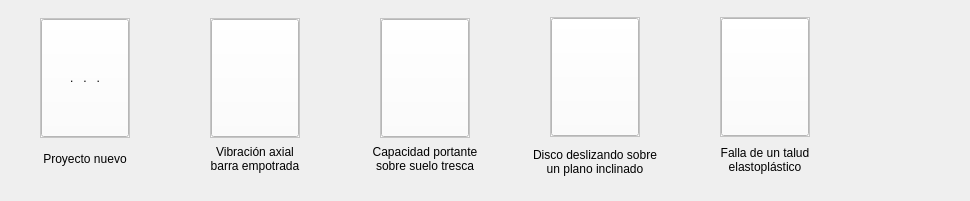
          <widget class="QWidget" name="scrollAreaWidgetContents_2">
           <property name="geometry">
            <rect>
             <x>0</x>
             <y>0</y>
             <width>970</width>
             <height>201</height>
            </rect>
           </property>
           <property name="sizePolicy">
            <sizepolicy hsizetype="Fixed" vsizetype="Fixed">
             <horstretch>0</horstretch>
             <verstretch>0</verstretch>
            </sizepolicy>
           </property>
           <layout class="QHBoxLayout" name="horizontalLayout_5">
            <property name="spacing">
             <number>0</number>
            </property>
            <property name="leftMargin">
             <number>0</number>
            </property>
            <property name="topMargin">
             <number>15</number>
            </property>
            <property name="rightMargin">
             <number>0</number>
            </property>
            <property name="bottomMargin">
             <number>0</number>
            </property>
            <item>
             <widget class="QFrame" name="frame_4">
              <property name="sizePolicy">
               <sizepolicy hsizetype="Fixed" vsizetype="Fixed">
                <horstretch>0</horstretch>
                <verstretch>0</verstretch>
               </sizepolicy>
              </property>
              <layout class="QHBoxLayout" name="horizontalLayout_4">
               <property name="spacing">
                <number>0</number>
               </property>
               <property name="leftMargin">
                <number>0</number>
               </property>
               <property name="topMargin">
                <number>0</number>
               </property>
               <property name="rightMargin">
                <number>0</number>
               </property>
               <property name="bottomMargin">
                <number>16</number>
               </property>
               <item>
                <layout class="QVBoxLayout" name="verticalLayout_2">
                 <item>
                  <layout class="QHBoxLayout" name="horizontalLayout_8">
                   <item>
                    <spacer name="horizontalSpacer_5">
                     <property name="orientation">
                      <enum>Qt::Horizontal</enum>
                     </property>
                     <property name="sizeHint" stdset="0">
                      <size>
                       <width>40</width>
                       <height>20</height>
                      </size>
                     </property>
                    </spacer>
                   </item>
                   <item>
                    <widget class="QFrame" name="frame_cardNew1">
                     <property name="minimumSize">
                      <size>
                       <width>90</width>
                       <height>120</height>
                      </size>
                     </property>
                     <property name="maximumSize">
                      <size>
                       <width>90</width>
                       <height>120</height>
                      </size>
                     </property>
                     <property name="styleSheet">
                      <string notr="true">background-color: rgb(255, 255, 255);</string>
                     </property>
                     <property name="frameShape">
                      <enum>QFrame::StyledPanel</enum>
                     </property>
                     <property name="frameShadow">
                      <enum>QFrame::Raised</enum>
                     </property>
                     <layout class="QHBoxLayout" name="horizontalLayout">
                      <property name="spacing">
                       <number>0</number>
                      </property>
                      <property name="leftMargin">
                       <number>0</number>
                      </property>
                      <property name="topMargin">
                       <number>0</number>
                      </property>
                      <property name="rightMargin">
                       <number>0</number>
                      </property>
                      <property name="bottomMargin">
                       <number>0</number>
                      </property>
                      <item>
                       <widget class="QToolButton" name="toolButton_cardNew1">
                        <property name="sizePolicy">
                         <sizepolicy hsizetype="Expanding" vsizetype="Expanding">
                          <horstretch>0</horstretch>
                          <verstretch>0</verstretch>
                         </sizepolicy>
                        </property>
                        <property name="text">
                         <string>.   .   .</string>
                        </property>
                       </widget>
                      </item>
                     </layout>
                    </widget>
                   </item>
                   <item>
                    <spacer name="horizontalSpacer_6">
                     <property name="orientation">
                      <enum>Qt::Horizontal</enum>
                     </property>
                     <property name="sizeHint" stdset="0">
                      <size>
                       <width>40</width>
                       <height>20</height>
                      </size>
                     </property>
                    </spacer>
                   </item>
                  </layout>
                 </item>
                 <item>
                  <widget class="QLabel" name="label_cardNew1">
                   <property name="minimumSize">
                    <size>
                     <width>120</width>
                     <height>40</height>
                    </size>
                   </property>
                   <property name="maximumSize">
                    <size>
                     <width>16777215</width>
                     <height>40</height>
                    </size>
                   </property>
                   <property name="text">
                    <string>Proyecto nuevo</string>
                   </property>
                   <property name="alignment">
                    <set>Qt::AlignCenter</set>
                   </property>
                  </widget>
                 </item>
                </layout>
               </item>
               <item>
                <layout class="QVBoxLayout" name="verticalLayout_3">
                 <item>
                  <layout class="QHBoxLayout" name="horizontalLayout_11">
                   <item>
                    <spacer name="horizontalSpacer_7">
                     <property name="orientation">
                      <enum>Qt::Horizontal</enum>
                     </property>
                     <property name="sizeHint" stdset="0">
                      <size>
                       <width>40</width>
                       <height>20</height>
                      </size>
                     </property>
                    </spacer>
                   </item>
                   <item>
                    <widget class="QFrame" name="frame_cardNew2">
                     <property name="minimumSize">
                      <size>
                       <width>90</width>
                       <height>120</height>
                      </size>
                     </property>
                     <property name="maximumSize">
                      <size>
                       <width>90</width>
                       <height>120</height>
                      </size>
                     </property>
                     <property name="styleSheet">
                      <string notr="true">background-color: rgb(255, 255, 255);</string>
                     </property>
                     <property name="frameShape">
                      <enum>QFrame::StyledPanel</enum>
                     </property>
                     <property name="frameShadow">
                      <enum>QFrame::Raised</enum>
                     </property>
                     <layout class="QHBoxLayout" name="horizontalLayout_15">
                      <property name="spacing">
                       <number>0</number>
                      </property>
                      <property name="leftMargin">
                       <number>0</number>
                      </property>
                      <property name="topMargin">
                       <number>0</number>
                      </property>
                      <property name="rightMargin">
                       <number>0</number>
                      </property>
                      <property name="bottomMargin">
                       <number>0</number>
                      </property>
                      <item>
                       <widget class="QToolButton" name="toolButton_cardNew2">
                        <property name="sizePolicy">
                         <sizepolicy hsizetype="Expanding" vsizetype="Expanding">
                          <horstretch>0</horstretch>
                          <verstretch>0</verstretch>
                         </sizepolicy>
                        </property>
                        <property name="text">
                         <string/>
                        </property>
                        <property name="icon">
                         <iconset>
                          <normaloff>../recursos/imagenes/ejemplo_viga.png</normaloff>../recursos/imagenes/ejemplo_viga.png</iconset>
                        </property>
                        <property name="iconSize">
                         <size>
                          <width>100</width>
                          <height>100</height>
                         </size>
                        </property>
                       </widget>
                      </item>
                     </layout>
                    </widget>
                   </item>
                   <item>
                    <spacer name="horizontalSpacer_8">
                     <property name="orientation">
                      <enum>Qt::Horizontal</enum>
                     </property>
                     <property name="sizeHint" stdset="0">
                      <size>
                       <width>40</width>
                       <height>20</height>
                      </size>
                     </property>
                    </spacer>
                   </item>
                  </layout>
                 </item>
                 <item>
                  <widget class="QLabel" name="label_cardNew2">
                   <property name="minimumSize">
                    <size>
                     <width>120</width>
                     <height>40</height>
                    </size>
                   </property>
                   <property name="maximumSize">
                    <size>
                     <width>16777215</width>
                     <height>40</height>
                    </size>
                   </property>
                   <property name="text">
                    <string>Vibración axial 
barra empotrada</string>
                   </property>
                   <property name="alignment">
                    <set>Qt::AlignCenter</set>
                   </property>
                  </widget>
                 </item>
                </layout>
               </item>
               <item>
                <layout class="QVBoxLayout" name="verticalLayout_4">
                 <item>
                  <layout class="QHBoxLayout" name="horizontalLayout_13">
                   <property name="sizeConstraint">
                    <enum>QLayout::SetDefaultConstraint</enum>
                   </property>
                   <item>
                    <spacer name="horizontalSpacer_11">
                     <property name="orientation">
                      <enum>Qt::Horizontal</enum>
                     </property>
                     <property name="sizeHint" stdset="0">
                      <size>
                       <width>40</width>
                       <height>20</height>
                      </size>
                     </property>
                    </spacer>
                   </item>
                   <item>
                    <widget class="QFrame" name="frame_cardNew3">
                     <property name="minimumSize">
                      <size>
                       <width>90</width>
                       <height>120</height>
                      </size>
                     </property>
                     <property name="maximumSize">
                      <size>
                       <width>90</width>
                       <height>120</height>
                      </size>
                     </property>
                     <property name="styleSheet">
                      <string notr="true">background-color: rgb(255, 255, 255);</string>
                     </property>
                     <property name="frameShape">
                      <enum>QFrame::StyledPanel</enum>
                     </property>
                     <property name="frameShadow">
                      <enum>QFrame::Raised</enum>
                     </property>
                     <layout class="QHBoxLayout" name="horizontalLayout_16">
                      <property name="spacing">
                       <number>0</number>
                      </property>
                      <property name="leftMargin">
                       <number>0</number>
                      </property>
                      <property name="topMargin">
                       <number>0</number>
                      </property>
                      <property name="rightMargin">
                       <number>0</number>
                      </property>
                      <property name="bottomMargin">
                       <number>0</number>
                      </property>
                      <item>
                       <widget class="QToolButton" name="toolButton_cardNew3">
                        <property name="sizePolicy">
                         <sizepolicy hsizetype="Expanding" vsizetype="Expanding">
                          <horstretch>0</horstretch>
                          <verstretch>0</verstretch>
                         </sizepolicy>
                        </property>
                        <property name="text">
                         <string/>
                        </property>
                        <property name="icon">
                         <iconset>
                          <normaloff>../recursos/imagenes/ejemplo_capacidad_portante.png</normaloff>../recursos/imagenes/ejemplo_capacidad_portante.png</iconset>
                        </property>
                        <property name="iconSize">
                         <size>
                          <width>100</width>
                          <height>100</height>
                         </size>
                        </property>
                       </widget>
                      </item>
                     </layout>
                    </widget>
                   </item>
                   <item>
                    <spacer name="horizontalSpacer_12">
                     <property name="orientation">
                      <enum>Qt::Horizontal</enum>
                     </property>
                     <property name="sizeHint" stdset="0">
                      <size>
                       <width>40</width>
                       <height>20</height>
                      </size>
                     </property>
                    </spacer>
                   </item>
                  </layout>
                 </item>
                 <item>
                  <widget class="QLabel" name="label_cardNew3">
                   <property name="minimumSize">
                    <size>
                     <width>0</width>
                     <height>40</height>
                    </size>
                   </property>
                   <property name="maximumSize">
                    <size>
                     <width>16777215</width>
                     <height>40</height>
                    </size>
                   </property>
                   <property name="text">
                    <string>Capacidad portante
sobre suelo tresca</string>
                   </property>
                   <property name="alignment">
                    <set>Qt::AlignCenter</set>
                   </property>
                  </widget>
                 </item>
                </layout>
               </item>
               <item>
                <layout class="QVBoxLayout" name="verticalLayout_14">
                 <property name="spacing">
                  <number>5</number>
                 </property>
                 <item>
                  <layout class="QHBoxLayout" name="horizontalLayout_12">
                   <item>
                    <spacer name="horizontalSpacer_9">
                     <property name="orientation">
                      <enum>Qt::Horizontal</enum>
                     </property>
                     <property name="sizeHint" stdset="0">
                      <size>
                       <width>40</width>
                       <height>20</height>
                      </size>
                     </property>
                    </spacer>
                   </item>
                   <item>
                    <widget class="QFrame" name="frame_cardNew4">
                     <property name="minimumSize">
                      <size>
                       <width>90</width>
                       <height>120</height>
                      </size>
                     </property>
                     <property name="maximumSize">
                      <size>
                       <width>90</width>
                       <height>120</height>
                      </size>
                     </property>
                     <property name="styleSheet">
                      <string notr="true">background-color: rgb(255, 255, 255);</string>
                     </property>
                     <property name="frameShape">
                      <enum>QFrame::StyledPanel</enum>
                     </property>
                     <property name="frameShadow">
                      <enum>QFrame::Raised</enum>
                     </property>
                     <layout class="QHBoxLayout" name="horizontalLayout_17">
                      <property name="spacing">
                       <number>0</number>
                      </property>
                      <property name="leftMargin">
                       <number>0</number>
                      </property>
                      <property name="topMargin">
                       <number>0</number>
                      </property>
                      <property name="rightMargin">
                       <number>0</number>
                      </property>
                      <property name="bottomMargin">
                       <number>0</number>
                      </property>
                      <item>
                       <widget class="QToolButton" name="toolButton_cardNew4">
                        <property name="sizePolicy">
                         <sizepolicy hsizetype="Expanding" vsizetype="Expanding">
                          <horstretch>0</horstretch>
                          <verstretch>0</verstretch>
                         </sizepolicy>
                        </property>
                        <property name="text">
                         <string/>
                        </property>
                        <property name="icon">
                         <iconset>
                          <normaloff>../recursos/imagenes/ejemplo_disco.png</normaloff>../recursos/imagenes/ejemplo_disco.png</iconset>
                        </property>
                        <property name="iconSize">
                         <size>
                          <width>100</width>
                          <height>100</height>
                         </size>
                        </property>
                       </widget>
                      </item>
                     </layout>
                    </widget>
                   </item>
                   <item>
                    <spacer name="horizontalSpacer_10">
                     <property name="orientation">
                      <enum>Qt::Horizontal</enum>
                     </property>
                     <property name="sizeHint" stdset="0">
                      <size>
                       <width>40</width>
                       <height>20</height>
                      </size>
                     </property>
                    </spacer>
                   </item>
                  </layout>
                 </item>
                 <item>
                  <widget class="QLabel" name="label_cardNew4">
                   <property name="minimumSize">
                    <size>
                     <width>0</width>
                     <height>40</height>
                    </size>
                   </property>
                   <property name="maximumSize">
                    <size>
                     <width>16777215</width>
                     <height>40</height>
                    </size>
                   </property>
                   <property name="text">
                    <string>Disco deslizando sobre
un plano inclinado</string>
                   </property>
                   <property name="alignment">
                    <set>Qt::AlignCenter</set>
                   </property>
                  </widget>
                 </item>
                </layout>
               </item>
               <item>
                <layout class="QVBoxLayout" name="verticalLayout_15">
                 <item>
                  <layout class="QHBoxLayout" name="horizontalLayout_14">
                   <item>
                    <spacer name="horizontalSpacer_13">
                     <property name="orientation">
                      <enum>Qt::Horizontal</enum>
                     </property>
                     <property name="sizeHint" stdset="0">
                      <size>
                       <width>40</width>
                       <height>20</height>
                      </size>
                     </property>
                    </spacer>
                   </item>
                   <item>
                    <widget class="QFrame" name="frame_cardNew5">
                     <property name="sizePolicy">
                      <sizepolicy hsizetype="Preferred" vsizetype="Preferred">
                       <horstretch>90</horstretch>
                       <verstretch>120</verstretch>
                      </sizepolicy>
                     </property>
                     <property name="minimumSize">
                      <size>
                       <width>90</width>
                       <height>120</height>
                      </size>
                     </property>
                     <property name="maximumSize">
                      <size>
                       <width>90</width>
                       <height>120</height>
                      </size>
                     </property>
                     <property name="styleSheet">
                      <string notr="true">background-color: rgb(255, 255, 255);</string>
                     </property>
                     <property name="frameShape">
                      <enum>QFrame::StyledPanel</enum>
                     </property>
                     <property name="frameShadow">
                      <enum>QFrame::Raised</enum>
                     </property>
                     <layout class="QHBoxLayout" name="horizontalLayout_18">
                      <property name="spacing">
                       <number>0</number>
                      </property>
                      <property name="leftMargin">
                       <number>0</number>
                      </property>
                      <property name="topMargin">
                       <number>0</number>
                      </property>
                      <property name="rightMargin">
                       <number>0</number>
                      </property>
                      <property name="bottomMargin">
                       <number>0</number>
                      </property>
                      <item>
                       <widget class="QToolButton" name="toolButton_cardNew5">
                        <property name="sizePolicy">
                         <sizepolicy hsizetype="Expanding" vsizetype="Expanding">
                          <horstretch>0</horstretch>
                          <verstretch>0</verstretch>
                         </sizepolicy>
                        </property>
                        <property name="text">
                         <string/>
                        </property>
                        <property name="icon">
                         <iconset>
                          <normaloff>../recursos/imagenes/ejemplo_talud.png</normaloff>../recursos/imagenes/ejemplo_talud.png</iconset>
                        </property>
                        <property name="iconSize">
                         <size>
                          <width>100</width>
                          <height>100</height>
                         </size>
                        </property>
                       </widget>
                      </item>
                     </layout>
                    </widget>
                   </item>
                   <item>
                    <spacer name="horizontalSpacer_14">
                     <property name="orientation">
                      <enum>Qt::Horizontal</enum>
                     </property>
                     <property name="sizeHint" stdset="0">
                      <size>
                       <width>40</width>
                       <height>20</height>
                      </size>
                     </property>
                    </spacer>
                   </item>
                  </layout>
                 </item>
                 <item>
                  <widget class="QLabel" name="label_cardNew5">
                   <property name="minimumSize">
                    <size>
                     <width>0</width>
                     <height>40</height>
                    </size>
                   </property>
                   <property name="maximumSize">
                    <size>
                     <width>16777215</width>
                     <height>401</height>
                    </size>
                   </property>
                   <property name="text">
                    <string>Falla de un talud
elastoplástico</string>
                   </property>
                   <property name="alignment">
                    <set>Qt::AlignCenter</set>
                   </property>
                  </widget>
                 </item>
                </layout>
               </item>
              </layout>
             </widget>
            </item>
            <item>
             <spacer name="horizontalSpacer_4">
              <property name="orientation">
               <enum>Qt::Horizontal</enum>
              </property>
              <property name="sizeHint" stdset="0">
               <size>
                <width>40</width>
                <height>20</height>
               </size>
              </property>
             </spacer>
            </item>
           </layout>
          </widget>
